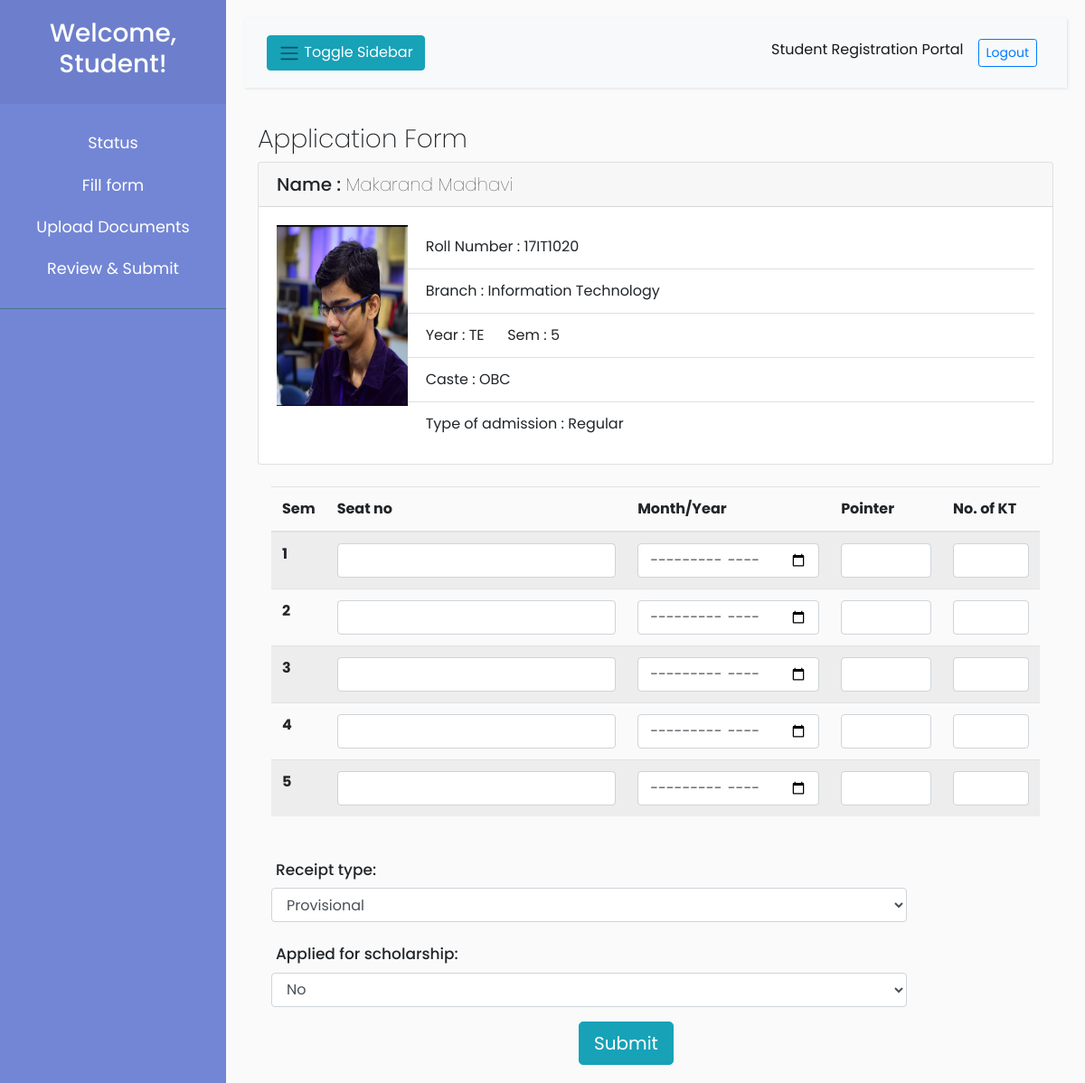
Before: /student/form.php (signed in) with the older database file.
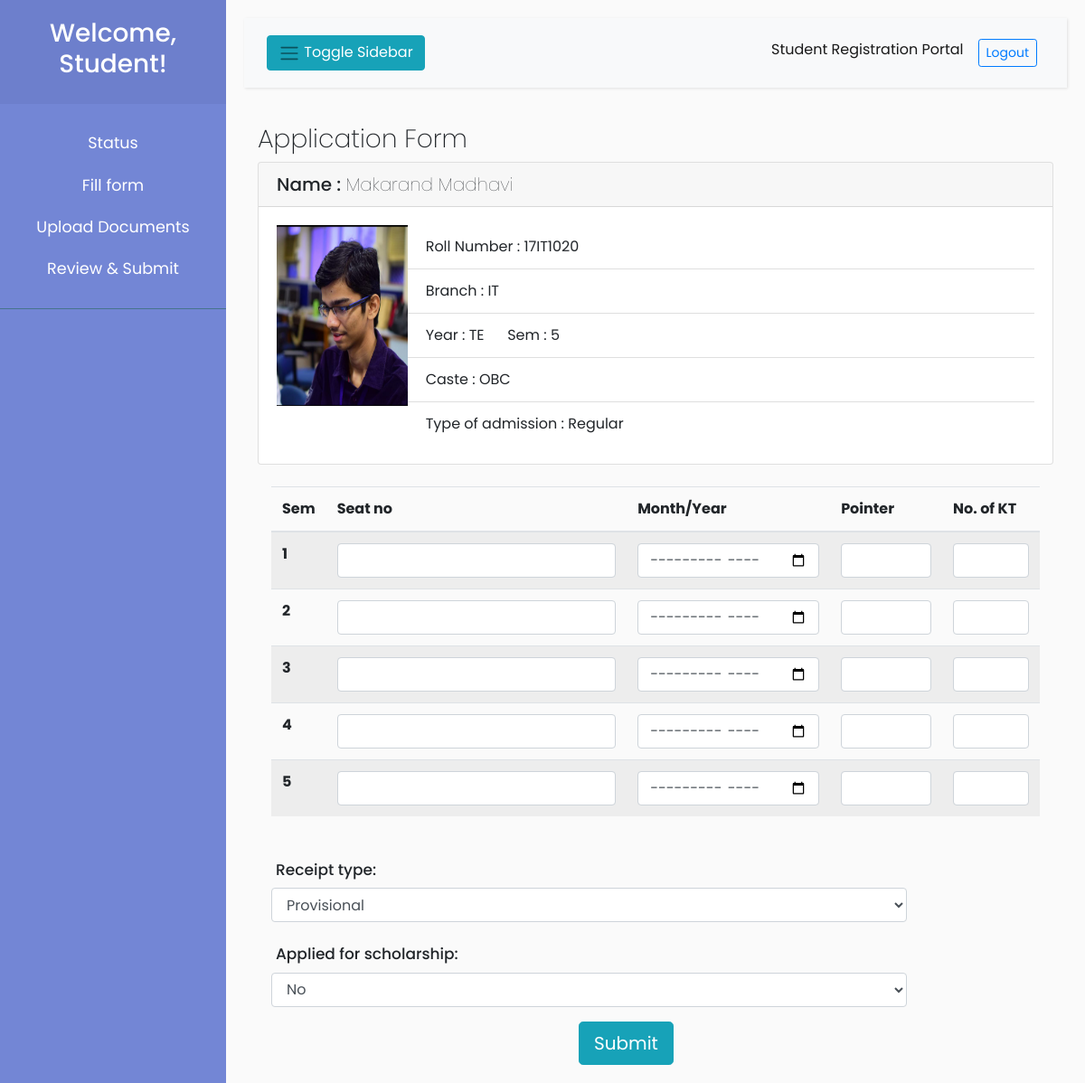
After: the same page with the newer database file.
### tables this page shows
CREATE TABLE `student` (
  `roll` varchar(40) NOT NULL,
  `name` varchar(30) NOT NULL,
  `sem` int(10) NOT NULL,
  `year` varchar(2) NOT NULL,
  `email` varchar(30) NOT NULL,
  `division` varchar(1) NOT NULL,
  `batch` varchar(2) NOT NULL,
  `department` varchar(30) NOT NULL,
  `caste` varchar(30) NOT NULL,
  `admission_type` varchar(30) NOT NULL,
  `photo` varchar(30) NOT NULL
);

### studentsection/backend/getdata.php (called while the page is built, shortened)
<?php
function getdata($roll){
    include '../backend/conn.php';
    $sql = "SELECT * FROM student WHERE roll='$roll'";
    $result = $conn->query($sql);
    if($result){
           $row = $result -> fetch_assoc();
    }
return $row;
}
?>

### student/form.php (the view, shortened to what this page needs)
<?php include '../templates/header.php'; ?>
<?php include 'sidebar.php'; ?>
<?php include '../studentsection/backend/getdata.php';
?>
<div id="content">
    <nav class="navbar navbar-expand-lg navbar-light bg-light ">
        <div class="container-fluid">
            <button type="button" id="sidebarCollapse" class="btn btn-info">
                <i class="navbar-toggler-icon"></i>
                <span>Toggle Sidebar</span>
            </button>
            <div class="collapse navbar-collapse" id="navbarSupportedContent">
                <ul class="nav navbar-nav ml-auto">
                    <li class="nav-item active">
                        <a class="nav-link" href="#">Student Registration Portal</a>
                    </li>
                    <li class="nav-item">
                        <a class="nav-link" href="../backend/logout.php"><button
                                class="btn-sm btn btn-outline-primary">Logout</button></a>
                    </li>
                </ul>
            </div>
        </div>
    </nav>
    <div class="container main-content">
        <h3>Application Form</h3>
        <div class="card">
            <?php
        $student = getdata($_SESSION['username']);
        ?>
            <h5 class="card-header">Name : <span style="font-weight:100"> <?=$student['name']?></span></h5>
            <div class="card-body">
                <div class="row">
                    <div class="col-sm-2">
                        <img src="<?='../images/'.$student['photo']?>" onerror="this.src='http://via.placeholder.com/150x200'"
                            srcset="" width="150" height="200">
                    </div>
                    <div class="col-sm-10">
                        <ul class="list-group list-group-flush">
                            <li class="list-group-item">Roll Number : <?=$student['roll']?></li>
                            <li class="list-group-item">Branch : <?=$student['department']?></li>
                            <li class="list-group-item">Year : <?=$student['year']?> &nbsp&nbsp&nbsp&nbsp; Sem :
                                <?=$student['sem']?></li>
                            <li class="list-group-item">Caste : <?=$student['caste']?></li>
                            <li class="list-group-item">Type of admission : <?=$student['admission_type']?></li>
                        </ul>
                    </div>
                </div>
            </div>
        </div>
        <br>
        <div class="container">
            <table class="table table-hover table-striped">
                <thead>
                    <tr>
                        <th scope="col">Sem</th>
                        <th scope="col">Seat no</th>
                        <th scope="col">Month/Year</th>
                        <th scope="col">Pointer</th>
                        <th scope="col">No. of KT</th>
                    </tr>
                </thead>
                <tbody>
                    <?php for ($i=1; $i<=$student['sem']; $i=$i+1) { ?>
                    <tr>
                        <th scope="row"><?=$i?></th>
                        <td><input type="text" class="form-control" id="sem-<?=$i?>-seat"></td>
                        <td><input type="month" class="form-control" id="sem-<?=$i?>-mon"></td>
                        <td><input type="number" min="0" max="10" class="form-control" id="sem-<?=$i?>-pointer"></td>
                        <td><input type="number" min="0" max="6" name="no" size="4" class="form-control"
                                id="sem-<?=$i?>-kt"></td>
                    </tr>
                    <?php }?>
                </tbody>
            </table>
        </div>
        <br>
        <div class="container">
            <div class="form-group row">
                <label for="inputEmail3" class="col-sm-2 col-form-label">Receipt type:</label>
                <div class="col-sm-10">
                    <select class="form-control" id="recpt">
                        <option value="Provisional">
                            Provisional
                        </option>
                    </select>
                </div>
            </div>
            <div class="form-group row">
                <label for="inputPassword3" class="col-sm-4 col-form-label">Applied for scholarship:</label>
                <div class="col-sm-10">
                    <select onchange="togglescholarship()" class="form-control" id="apply">
                        <option selected value="No">
                            No
                        </option>
                    </select>
                </div>
            </div>
            <button type="submit" onclick="saveform(<?=$student['sem']?>)" class="btn btn-info btn-lg"
                id="submitbutton" style="margin-left: 40%"><a href="upload.php">Submit</a></button>
        </div>
    </div>
</div>
</div>

Changed rows visible on the page:
changed student "Makarand Madhavi": department "Information Technology" → "IT"
